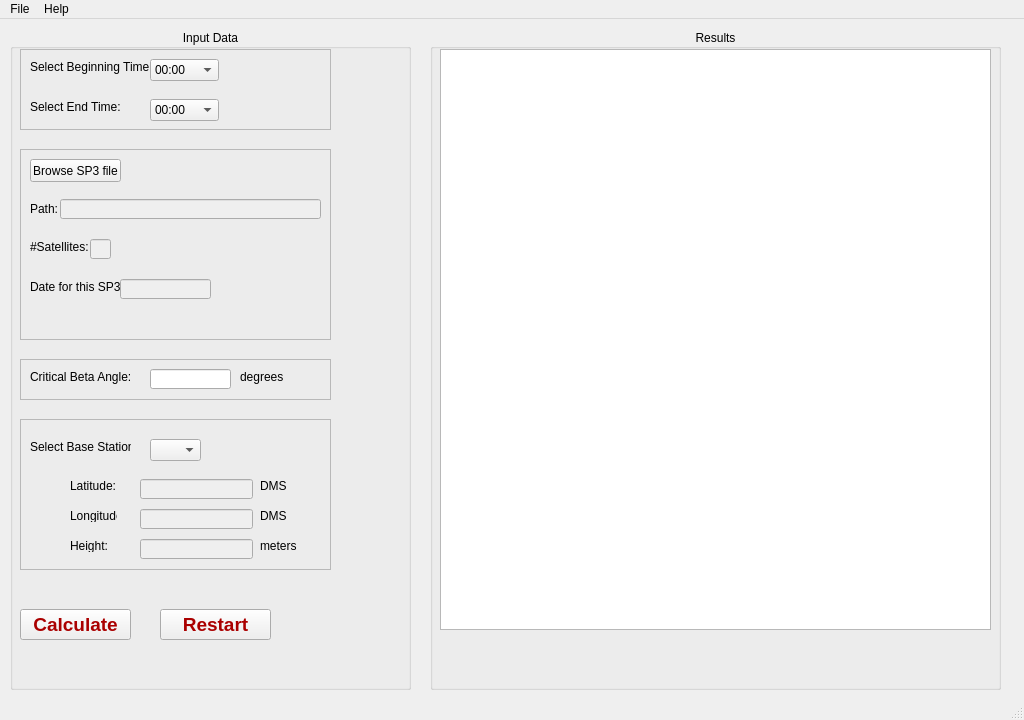
<?xml version="1.0" encoding="UTF-8"?>
<ui version="4.0">
 <class>MainWindow</class>
 <widget class="QMainWindow" name="MainWindow">
  <property name="enabled">
   <bool>true</bool>
  </property>
  <property name="geometry">
   <rect>
    <x>0</x>
    <y>0</y>
    <width>1024</width>
    <height>720</height>
   </rect>
  </property>
  <property name="sizePolicy">
   <sizepolicy hsizetype="Preferred" vsizetype="Preferred">
    <horstretch>0</horstretch>
    <verstretch>0</verstretch>
   </sizepolicy>
  </property>
  <property name="cursor">
   <cursorShape>ArrowCursor</cursorShape>
  </property>
  <property name="windowTitle">
   <string>Occupation Planning</string>
  </property>
  <property name="windowIcon">
   <iconset>
    <normaloff>satellite.png</normaloff>satellite.png</iconset>
  </property>
  <widget class="QWidget" name="centralwidget">
   <widget class="QGroupBox" name="input">
    <property name="geometry">
     <rect>
      <x>10</x>
      <y>10</y>
      <width>401</width>
      <height>661</height>
     </rect>
    </property>
    <property name="title">
     <string>Input Data</string>
    </property>
    <property name="alignment">
     <set>Qt::AlignCenter</set>
    </property>
    <property name="flat">
     <bool>true</bool>
    </property>
    <property name="checkable">
     <bool>false</bool>
    </property>
    <widget class="QLabel" name="label">
     <property name="geometry">
      <rect>
       <x>20</x>
       <y>340</y>
       <width>101</width>
       <height>16</height>
      </rect>
     </property>
     <property name="text">
      <string>Critical Beta Angle:</string>
     </property>
    </widget>
    <widget class="QLineEdit" name="beta">
     <property name="geometry">
      <rect>
       <x>140</x>
       <y>340</y>
       <width>81</width>
       <height>20</height>
      </rect>
     </property>
    </widget>
    <widget class="QLabel" name="label_2">
     <property name="geometry">
      <rect>
       <x>20</x>
       <y>30</y>
       <width>121</width>
       <height>16</height>
      </rect>
     </property>
     <property name="text">
      <string>Select Beginning Time:</string>
     </property>
    </widget>
    <widget class="QLabel" name="label_3">
     <property name="geometry">
      <rect>
       <x>20</x>
       <y>70</y>
       <width>101</width>
       <height>16</height>
      </rect>
     </property>
     <property name="text">
      <string>Select End Time:</string>
     </property>
    </widget>
    <widget class="QComboBox" name="begin_time">
     <property name="geometry">
      <rect>
       <x>140</x>
       <y>30</y>
       <width>69</width>
       <height>22</height>
      </rect>
     </property>
     <item>
      <property name="text">
       <string>00:00</string>
      </property>
     </item>
     <item>
      <property name="text">
       <string>00:15</string>
      </property>
     </item>
     <item>
      <property name="text">
       <string>00:30</string>
      </property>
     </item>
     <item>
      <property name="text">
       <string>00:45</string>
      </property>
     </item>
     <item>
      <property name="text">
       <string>01:00</string>
      </property>
     </item>
     <item>
      <property name="text">
       <string>01:15</string>
      </property>
     </item>
     <item>
      <property name="text">
       <string>01:30</string>
      </property>
     </item>
     <item>
      <property name="text">
       <string>01:45</string>
      </property>
     </item>
     <item>
      <property name="text">
       <string>02:00</string>
      </property>
     </item>
     <item>
      <property name="text">
       <string>02:15</string>
      </property>
     </item>
     <item>
      <property name="text">
       <string>02:30</string>
      </property>
     </item>
     <item>
      <property name="text">
       <string>02:45</string>
      </property>
     </item>
     <item>
      <property name="text">
       <string>03:00</string>
      </property>
     </item>
     <item>
      <property name="text">
       <string>03:15</string>
      </property>
     </item>
     <item>
      <property name="text">
       <string>03:30</string>
      </property>
     </item>
     <item>
      <property name="text">
       <string>03:45</string>
      </property>
     </item>
     <item>
      <property name="text">
       <string>04:00</string>
      </property>
     </item>
     <item>
      <property name="text">
       <string>04:15</string>
      </property>
     </item>
     <item>
      <property name="text">
       <string>04:30</string>
      </property>
     </item>
     <item>
      <property name="text">
       <string>04:45</string>
      </property>
     </item>
     <item>
      <property name="text">
       <string>05:00</string>
      </property>
     </item>
     <item>
      <property name="text">
       <string>05:15</string>
      </property>
     </item>
     <item>
      <property name="text">
       <string>05:30</string>
      </property>
     </item>
     <item>
      <property name="text">
       <string>05:45</string>
      </property>
     </item>
     <item>
      <property name="text">
       <string>06:00</string>
      </property>
     </item>
     <item>
      <property name="text">
       <string>06:15</string>
      </property>
     </item>
     <item>
      <property name="text">
       <string>06:30</string>
      </property>
     </item>
     <item>
      <property name="text">
       <string>06:45</string>
      </property>
     </item>
     <item>
      <property name="text">
       <string>07:00</string>
      </property>
     </item>
     <item>
      <property name="text">
       <string>07:15</string>
      </property>
     </item>
     <item>
      <property name="text">
       <string>07:30</string>
      </property>
     </item>
     <item>
      <property name="text">
       <string>07:45</string>
      </property>
     </item>
     <item>
      <property name="text">
       <string>08:00</string>
      </property>
     </item>
     <item>
      <property name="text">
       <string>08:15</string>
      </property>
     </item>
     <item>
      <property name="text">
       <string>08:30</string>
      </property>
     </item>
     <item>
      <property name="text">
       <string>08:45</string>
      </property>
     </item>
     <item>
      <property name="text">
       <string>09:00</string>
      </property>
     </item>
     <item>
      <property name="text">
       <string>09:15</string>
      </property>
     </item>
     <item>
      <property name="text">
       <string>09:30</string>
      </property>
     </item>
     <item>
      <property name="text">
       <string>09:45</string>
      </property>
     </item>
     <item>
      <property name="text">
       <string>10:00</string>
      </property>
     </item>
     <item>
      <property name="text">
       <string>10:15</string>
      </property>
     </item>
     <item>
      <property name="text">
       <string>10:30</string>
      </property>
     </item>
     <item>
      <property name="text">
       <string>10:45</string>
      </property>
     </item>
     <item>
      <property name="text">
       <string>11:00</string>
      </property>
     </item>
     <item>
      <property name="text">
       <string>11:15</string>
      </property>
     </item>
     <item>
      <property name="text">
       <string>11:30</string>
      </property>
     </item>
     <item>
      <property name="text">
       <string>11:45</string>
      </property>
     </item>
     <item>
      <property name="text">
       <string>12:00</string>
      </property>
     </item>
     <item>
      <property name="text">
       <string>12:15</string>
      </property>
     </item>
     <item>
      <property name="text">
       <string>12:30</string>
      </property>
     </item>
     <item>
      <property name="text">
       <string>12:45</string>
      </property>
     </item>
     <item>
      <property name="text">
       <string>13:00</string>
      </property>
     </item>
     <item>
      <property name="text">
       <string>13:15</string>
      </property>
     </item>
     <item>
      <property name="text">
       <string>13:30</string>
      </property>
     </item>
     <item>
      <property name="text">
       <string>13:45</string>
      </property>
     </item>
     <item>
      <property name="text">
       <string>14:00</string>
      </property>
     </item>
     <item>
      <property name="text">
       <string>14:15</string>
      </property>
     </item>
     <item>
      <property name="text">
       <string>14:30</string>
      </property>
     </item>
     <item>
      <property name="text">
       <string>14:45</string>
      </property>
     </item>
     <item>
      <property name="text">
       <string>15:00</string>
      </property>
     </item>
     <item>
      <property name="text">
       <string>15:15</string>
      </property>
     </item>
     <item>
      <property name="text">
       <string>15:30</string>
      </property>
     </item>
     <item>
      <property name="text">
       <string>15:45</string>
      </property>
     </item>
     <item>
      <property name="text">
       <string>16:00</string>
      </property>
     </item>
     <item>
      <property name="text">
       <string>16:15</string>
      </property>
     </item>
     <item>
      <property name="text">
       <string>16:30</string>
      </property>
     </item>
     <item>
      <property name="text">
       <string>16:45</string>
      </property>
     </item>
     <item>
      <property name="text">
       <string>17:00</string>
      </property>
     </item>
     <item>
      <property name="text">
       <string>17:15</string>
      </property>
     </item>
     <item>
      <property name="text">
       <string>17:30</string>
      </property>
     </item>
     <item>
      <property name="text">
       <string>17:45</string>
      </property>
     </item>
     <item>
      <property name="text">
       <string>18:00</string>
      </property>
     </item>
     <item>
      <property name="text">
       <string>18:15</string>
      </property>
     </item>
     <item>
      <property name="text">
       <string>18:30</string>
      </property>
     </item>
     <item>
      <property name="text">
       <string>18:45</string>
      </property>
     </item>
     <item>
      <property name="text">
       <string>19:00</string>
      </property>
     </item>
     <item>
      <property name="text">
       <string>19:15</string>
      </property>
     </item>
     <item>
      <property name="text">
       <string>19:30</string>
      </property>
     </item>
     <item>
      <property name="text">
       <string>19:45</string>
      </property>
     </item>
     <item>
      <property name="text">
       <string>20:00</string>
      </property>
     </item>
     <item>
      <property name="text">
       <string>20:15</string>
      </property>
     </item>
     <item>
      <property name="text">
       <string>20:30</string>
      </property>
     </item>
     <item>
      <property name="text">
       <string>20:45</string>
      </property>
     </item>
     <item>
      <property name="text">
       <string>21:00</string>
      </property>
     </item>
     <item>
      <property name="text">
       <string>21:15</string>
      </property>
     </item>
     <item>
      <property name="text">
       <string>21:30</string>
      </property>
     </item>
     <item>
      <property name="text">
       <string>21:45</string>
      </property>
     </item>
     <item>
      <property name="text">
       <string>22:00</string>
      </property>
     </item>
     <item>
      <property name="text">
       <string>22:15</string>
      </property>
     </item>
     <item>
      <property name="text">
       <string>22:30</string>
      </property>
     </item>
     <item>
      <property name="text">
       <string>22:45</string>
      </property>
     </item>
     <item>
      <property name="text">
       <string>23:00</string>
      </property>
     </item>
     <item>
      <property name="text">
       <string>23:15</string>
      </property>
     </item>
     <item>
      <property name="text">
       <string>23:30</string>
      </property>
     </item>
     <item>
      <property name="text">
       <string>23:45</string>
      </property>
     </item>
    </widget>
    <widget class="QComboBox" name="end_time">
     <property name="geometry">
      <rect>
       <x>140</x>
       <y>70</y>
       <width>69</width>
       <height>22</height>
      </rect>
     </property>
     <item>
      <property name="text">
       <string>00:00</string>
      </property>
     </item>
     <item>
      <property name="text">
       <string>00:15</string>
      </property>
     </item>
     <item>
      <property name="text">
       <string>00:30</string>
      </property>
     </item>
     <item>
      <property name="text">
       <string>00:45</string>
      </property>
     </item>
     <item>
      <property name="text">
       <string>01:00</string>
      </property>
     </item>
     <item>
      <property name="text">
       <string>01:15</string>
      </property>
     </item>
     <item>
      <property name="text">
       <string>01:30</string>
      </property>
     </item>
     <item>
      <property name="text">
       <string>01:45</string>
      </property>
     </item>
     <item>
      <property name="text">
       <string>02:00</string>
      </property>
     </item>
     <item>
      <property name="text">
       <string>02:15</string>
      </property>
     </item>
     <item>
      <property name="text">
       <string>02:30</string>
      </property>
     </item>
     <item>
      <property name="text">
       <string>02:45</string>
      </property>
     </item>
     <item>
      <property name="text">
       <string>03:00</string>
      </property>
     </item>
     <item>
      <property name="text">
       <string>03:15</string>
      </property>
     </item>
     <item>
      <property name="text">
       <string>03:30</string>
      </property>
     </item>
     <item>
      <property name="text">
       <string>03:45</string>
      </property>
     </item>
     <item>
      <property name="text">
       <string>04:00</string>
      </property>
     </item>
     <item>
      <property name="text">
       <string>04:15</string>
      </property>
     </item>
     <item>
      <property name="text">
       <string>04:30</string>
      </property>
     </item>
     <item>
      <property name="text">
       <string>04:45</string>
      </property>
     </item>
     <item>
      <property name="text">
       <string>05:00</string>
      </property>
     </item>
     <item>
      <property name="text">
       <string>05:15</string>
      </property>
     </item>
     <item>
      <property name="text">
       <string>05:30</string>
      </property>
     </item>
     <item>
      <property name="text">
       <string>05:45</string>
      </property>
     </item>
     <item>
      <property name="text">
       <string>06:00</string>
      </property>
     </item>
     <item>
      <property name="text">
       <string>06:15</string>
      </property>
     </item>
     <item>
      <property name="text">
       <string>06:30</string>
      </property>
     </item>
     <item>
      <property name="text">
       <string>06:45</string>
      </property>
     </item>
     <item>
      <property name="text">
       <string>07:00</string>
      </property>
     </item>
     <item>
      <property name="text">
       <string>07:15</string>
      </property>
     </item>
     <item>
      <property name="text">
       <string>07:30</string>
      </property>
     </item>
     <item>
      <property name="text">
       <string>07:45</string>
      </property>
     </item>
     <item>
      <property name="text">
       <string>08:00</string>
      </property>
     </item>
     <item>
      <property name="text">
       <string>08:15</string>
      </property>
     </item>
     <item>
      <property name="text">
       <string>08:30</string>
      </property>
     </item>
     <item>
      <property name="text">
       <string>08:45</string>
      </property>
     </item>
     <item>
      <property name="text">
       <string>09:00</string>
      </property>
     </item>
     <item>
      <property name="text">
       <string>09:15</string>
      </property>
     </item>
     <item>
      <property name="text">
       <string>09:30</string>
      </property>
     </item>
     <item>
      <property name="text">
       <string>09:45</string>
      </property>
     </item>
     <item>
      <property name="text">
       <string>10:00</string>
      </property>
     </item>
     <item>
      <property name="text">
       <string>10:15</string>
      </property>
     </item>
     <item>
      <property name="text">
       <string>10:30</string>
      </property>
     </item>
     <item>
      <property name="text">
       <string>10:45</string>
      </property>
     </item>
     <item>
      <property name="text">
       <string>11:00</string>
      </property>
     </item>
     <item>
      <property name="text">
       <string>11:15</string>
      </property>
     </item>
     <item>
      <property name="text">
       <string>11:30</string>
      </property>
     </item>
     <item>
      <property name="text">
       <string>11:45</string>
      </property>
     </item>
     <item>
      <property name="text">
       <string>12:00</string>
      </property>
     </item>
     <item>
      <property name="text">
       <string>12:15</string>
      </property>
     </item>
     <item>
      <property name="text">
       <string>12:30</string>
      </property>
     </item>
     <item>
      <property name="text">
       <string>12:45</string>
      </property>
     </item>
     <item>
      <property name="text">
       <string>13:00</string>
      </property>
     </item>
     <item>
      <property name="text">
       <string>13:15</string>
      </property>
     </item>
     <item>
      <property name="text">
       <string>13:30</string>
      </property>
     </item>
     <item>
      <property name="text">
       <string>13:45</string>
      </property>
     </item>
     <item>
      <property name="text">
       <string>14:00</string>
      </property>
     </item>
     <item>
      <property name="text">
       <string>14:15</string>
      </property>
     </item>
     <item>
      <property name="text">
       <string>14:30</string>
      </property>
     </item>
     <item>
      <property name="text">
       <string>14:45</string>
      </property>
     </item>
     <item>
      <property name="text">
       <string>15:00</string>
      </property>
     </item>
     <item>
      <property name="text">
       <string>15:15</string>
      </property>
     </item>
     <item>
      <property name="text">
       <string>15:30</string>
      </property>
     </item>
     <item>
      <property name="text">
       <string>15:45</string>
      </property>
     </item>
     <item>
      <property name="text">
       <string>16:00</string>
      </property>
     </item>
     <item>
      <property name="text">
       <string>16:15</string>
      </property>
     </item>
     <item>
      <property name="text">
       <string>16:30</string>
      </property>
     </item>
     <item>
      <property name="text">
       <string>16:45</string>
      </property>
     </item>
     <item>
      <property name="text">
       <string>17:00</string>
      </property>
     </item>
     <item>
      <property name="text">
       <string>17:15</string>
      </property>
     </item>
     <item>
      <property name="text">
       <string>17:30</string>
      </property>
     </item>
     <item>
      <property name="text">
       <string>17:45</string>
      </property>
     </item>
     <item>
      <property name="text">
       <string>18:00</string>
      </property>
     </item>
     <item>
      <property name="text">
       <string>18:15</string>
      </property>
     </item>
     <item>
      <property name="text">
       <string>18:30</string>
      </property>
     </item>
     <item>
      <property name="text">
       <string>18:45</string>
      </property>
     </item>
     <item>
      <property name="text">
       <string>19:00</string>
      </property>
     </item>
     <item>
      <property name="text">
       <string>19:15</string>
      </property>
     </item>
     <item>
      <property name="text">
       <string>19:30</string>
      </property>
     </item>
     <item>
      <property name="text">
       <string>19:45</string>
      </property>
     </item>
     <item>
      <property name="text">
       <string>20:00</string>
      </property>
     </item>
     <item>
      <property name="text">
       <string>20:15</string>
      </property>
     </item>
     <item>
      <property name="text">
       <string>20:30</string>
      </property>
     </item>
     <item>
      <property name="text">
       <string>20:45</string>
      </property>
     </item>
     <item>
      <property name="text">
       <string>21:00</string>
      </property>
     </item>
     <item>
      <property name="text">
       <string>21:15</string>
      </property>
     </item>
     <item>
      <property name="text">
       <string>21:30</string>
      </property>
     </item>
     <item>
      <property name="text">
       <string>21:45</string>
      </property>
     </item>
     <item>
      <property name="text">
       <string>22:00</string>
      </property>
     </item>
     <item>
      <property name="text">
       <string>22:15</string>
      </property>
     </item>
     <item>
      <property name="text">
       <string>22:30</string>
      </property>
     </item>
     <item>
      <property name="text">
       <string>22:45</string>
      </property>
     </item>
     <item>
      <property name="text">
       <string>23:00</string>
      </property>
     </item>
     <item>
      <property name="text">
       <string>23:15</string>
      </property>
     </item>
     <item>
      <property name="text">
       <string>23:30</string>
      </property>
     </item>
     <item>
      <property name="text">
       <string>23:45</string>
      </property>
     </item>
    </widget>
    <widget class="QFrame" name="time_frame">
     <property name="geometry">
      <rect>
       <x>10</x>
       <y>20</y>
       <width>311</width>
       <height>81</height>
      </rect>
     </property>
     <property name="frameShape">
      <enum>QFrame::StyledPanel</enum>
     </property>
     <property name="frameShadow">
      <enum>QFrame::Sunken</enum>
     </property>
    </widget>
    <widget class="QFrame" name="beta_frame">
     <property name="geometry">
      <rect>
       <x>10</x>
       <y>330</y>
       <width>311</width>
       <height>41</height>
      </rect>
     </property>
     <property name="frameShape">
      <enum>QFrame::StyledPanel</enum>
     </property>
     <property name="frameShadow">
      <enum>QFrame::Sunken</enum>
     </property>
     <widget class="QLabel" name="label_19">
      <property name="geometry">
       <rect>
        <x>220</x>
        <y>10</y>
        <width>51</width>
        <height>16</height>
       </rect>
      </property>
      <property name="text">
       <string>degrees</string>
      </property>
     </widget>
    </widget>
    <widget class="QLabel" name="label_4">
     <property name="geometry">
      <rect>
       <x>20</x>
       <y>410</y>
       <width>101</width>
       <height>16</height>
      </rect>
     </property>
     <property name="text">
      <string>Select Base Station:</string>
     </property>
    </widget>
    <widget class="QComboBox" name="base_station">
     <property name="geometry">
      <rect>
       <x>140</x>
       <y>410</y>
       <width>51</width>
       <height>22</height>
      </rect>
     </property>
     <item>
      <property name="text">
       <string/>
      </property>
     </item>
     <item>
      <property name="text">
       <string>BSHM</string>
      </property>
     </item>
     <item>
      <property name="text">
       <string>ELAT</string>
      </property>
     </item>
    </widget>
    <widget class="QFrame" name="frame">
     <property name="geometry">
      <rect>
       <x>10</x>
       <y>390</y>
       <width>311</width>
       <height>151</height>
      </rect>
     </property>
     <property name="frameShape">
      <enum>QFrame::StyledPanel</enum>
     </property>
     <property name="frameShadow">
      <enum>QFrame::Sunken</enum>
     </property>
     <widget class="QLabel" name="label_10">
      <property name="geometry">
       <rect>
        <x>240</x>
        <y>60</y>
        <width>47</width>
        <height>13</height>
       </rect>
      </property>
      <property name="text">
       <string>DMS</string>
      </property>
     </widget>
     <widget class="QLabel" name="label_11">
      <property name="geometry">
       <rect>
        <x>240</x>
        <y>90</y>
        <width>47</width>
        <height>13</height>
       </rect>
      </property>
      <property name="text">
       <string>DMS</string>
      </property>
     </widget>
     <widget class="QLabel" name="label_12">
      <property name="geometry">
       <rect>
        <x>240</x>
        <y>120</y>
        <width>47</width>
        <height>13</height>
       </rect>
      </property>
      <property name="text">
       <string>meters</string>
      </property>
     </widget>
    </widget>
    <widget class="QLineEdit" name="latit">
     <property name="enabled">
      <bool>false</bool>
     </property>
     <property name="geometry">
      <rect>
       <x>130</x>
       <y>450</y>
       <width>113</width>
       <height>20</height>
      </rect>
     </property>
     <property name="cursor">
      <cursorShape>ArrowCursor</cursorShape>
     </property>
    </widget>
    <widget class="QLineEdit" name="longit">
     <property name="enabled">
      <bool>false</bool>
     </property>
     <property name="geometry">
      <rect>
       <x>130</x>
       <y>480</y>
       <width>113</width>
       <height>20</height>
      </rect>
     </property>
    </widget>
    <widget class="QLineEdit" name="height">
     <property name="enabled">
      <bool>false</bool>
     </property>
     <property name="geometry">
      <rect>
       <x>130</x>
       <y>510</y>
       <width>113</width>
       <height>20</height>
      </rect>
     </property>
    </widget>
    <widget class="QLabel" name="label_5">
     <property name="geometry">
      <rect>
       <x>60</x>
       <y>450</y>
       <width>47</width>
       <height>13</height>
      </rect>
     </property>
     <property name="text">
      <string/>
     </property>
    </widget>
    <widget class="QLabel" name="label_6">
     <property name="geometry">
      <rect>
       <x>60</x>
       <y>480</y>
       <width>47</width>
       <height>13</height>
      </rect>
     </property>
     <property name="text">
      <string>Longitude:</string>
     </property>
    </widget>
    <widget class="QLabel" name="label_7">
     <property name="geometry">
      <rect>
       <x>60</x>
       <y>510</y>
       <width>47</width>
       <height>13</height>
      </rect>
     </property>
     <property name="text">
      <string>Height:</string>
     </property>
    </widget>
    <widget class="QLabel" name="label_8">
     <property name="geometry">
      <rect>
       <x>60</x>
       <y>450</y>
       <width>47</width>
       <height>13</height>
      </rect>
     </property>
     <property name="text">
      <string>Latitude:</string>
     </property>
    </widget>
    <widget class="QPushButton" name="calc">
     <property name="geometry">
      <rect>
       <x>10</x>
       <y>580</y>
       <width>111</width>
       <height>31</height>
      </rect>
     </property>
     <property name="palette">
      <palette>
       <active>
        <colorrole role="ButtonText">
         <brush brushstyle="SolidPattern">
          <color alpha="255">
           <red>170</red>
           <green>0</green>
           <blue>0</blue>
          </color>
         </brush>
        </colorrole>
       </active>
       <inactive>
        <colorrole role="ButtonText">
         <brush brushstyle="SolidPattern">
          <color alpha="255">
           <red>170</red>
           <green>0</green>
           <blue>0</blue>
          </color>
         </brush>
        </colorrole>
       </inactive>
       <disabled>
        <colorrole role="ButtonText">
         <brush brushstyle="SolidPattern">
          <color alpha="255">
           <red>120</red>
           <green>120</green>
           <blue>120</blue>
          </color>
         </brush>
        </colorrole>
       </disabled>
      </palette>
     </property>
     <property name="font">
      <font>
       <pointsize>14</pointsize>
       <weight>75</weight>
       <bold>true</bold>
      </font>
     </property>
     <property name="text">
      <string>Calculate</string>
     </property>
     <property name="flat">
      <bool>false</bool>
     </property>
    </widget>
    <widget class="QPushButton" name="restart">
     <property name="geometry">
      <rect>
       <x>150</x>
       <y>580</y>
       <width>111</width>
       <height>31</height>
      </rect>
     </property>
     <property name="palette">
      <palette>
       <active>
        <colorrole role="ButtonText">
         <brush brushstyle="SolidPattern">
          <color alpha="255">
           <red>170</red>
           <green>0</green>
           <blue>0</blue>
          </color>
         </brush>
        </colorrole>
       </active>
       <inactive>
        <colorrole role="ButtonText">
         <brush brushstyle="SolidPattern">
          <color alpha="255">
           <red>170</red>
           <green>0</green>
           <blue>0</blue>
          </color>
         </brush>
        </colorrole>
       </inactive>
       <disabled>
        <colorrole role="ButtonText">
         <brush brushstyle="SolidPattern">
          <color alpha="255">
           <red>120</red>
           <green>120</green>
           <blue>120</blue>
          </color>
         </brush>
        </colorrole>
       </disabled>
      </palette>
     </property>
     <property name="font">
      <font>
       <pointsize>14</pointsize>
       <weight>75</weight>
       <bold>true</bold>
      </font>
     </property>
     <property name="text">
      <string>Restart</string>
     </property>
     <property name="flat">
      <bool>false</bool>
     </property>
    </widget>
    <widget class="QFrame" name="frame_2">
     <property name="geometry">
      <rect>
       <x>10</x>
       <y>120</y>
       <width>311</width>
       <height>191</height>
      </rect>
     </property>
     <property name="frameShape">
      <enum>QFrame::StyledPanel</enum>
     </property>
     <property name="frameShadow">
      <enum>QFrame::Sunken</enum>
     </property>
     <widget class="QLabel" name="label_13">
      <property name="geometry">
       <rect>
        <x>10</x>
        <y>130</y>
        <width>91</width>
        <height>16</height>
       </rect>
      </property>
      <property name="text">
       <string>Date for this SP3:</string>
      </property>
     </widget>
     <widget class="QLineEdit" name="sp3date">
      <property name="enabled">
       <bool>false</bool>
      </property>
      <property name="geometry">
       <rect>
        <x>100</x>
        <y>130</y>
        <width>91</width>
        <height>20</height>
       </rect>
      </property>
     </widget>
     <widget class="QLabel" name="label_14">
      <property name="geometry">
       <rect>
        <x>10</x>
        <y>90</y>
        <width>61</width>
        <height>16</height>
       </rect>
      </property>
      <property name="text">
       <string>#Satellites:</string>
      </property>
     </widget>
     <widget class="QLineEdit" name="num_sat">
      <property name="enabled">
       <bool>false</bool>
      </property>
      <property name="geometry">
       <rect>
        <x>70</x>
        <y>90</y>
        <width>21</width>
        <height>20</height>
       </rect>
      </property>
     </widget>
     <widget class="QPushButton" name="of_dialog">
      <property name="geometry">
       <rect>
        <x>10</x>
        <y>10</y>
        <width>91</width>
        <height>23</height>
       </rect>
      </property>
      <property name="text">
       <string>Browse SP3 file</string>
      </property>
     </widget>
     <widget class="QLabel" name="label_9">
      <property name="geometry">
       <rect>
        <x>10</x>
        <y>50</y>
        <width>47</width>
        <height>20</height>
       </rect>
      </property>
      <property name="text">
       <string>Path:</string>
      </property>
     </widget>
     <widget class="QLineEdit" name="lineEdit">
      <property name="enabled">
       <bool>false</bool>
      </property>
      <property name="geometry">
       <rect>
        <x>40</x>
        <y>50</y>
        <width>261</width>
        <height>20</height>
       </rect>
      </property>
     </widget>
    </widget>
    <zorder>frame</zorder>
    <zorder>beta_frame</zorder>
    <zorder>time_frame</zorder>
    <zorder>label</zorder>
    <zorder>beta</zorder>
    <zorder>label_2</zorder>
    <zorder>label_3</zorder>
    <zorder>begin_time</zorder>
    <zorder>end_time</zorder>
    <zorder>label_4</zorder>
    <zorder>base_station</zorder>
    <zorder>latit</zorder>
    <zorder>longit</zorder>
    <zorder>height</zorder>
    <zorder>label_5</zorder>
    <zorder>label_6</zorder>
    <zorder>label_7</zorder>
    <zorder>label_8</zorder>
    <zorder>calc</zorder>
    <zorder>restart</zorder>
    <zorder>frame_2</zorder>
   </widget>
   <widget class="QGroupBox" name="results">
    <property name="geometry">
     <rect>
      <x>430</x>
      <y>10</y>
      <width>571</width>
      <height>661</height>
     </rect>
    </property>
    <property name="title">
     <string>Results</string>
    </property>
    <property name="alignment">
     <set>Qt::AlignCenter</set>
    </property>
    <property name="flat">
     <bool>true</bool>
    </property>
    <widget class="QTextBrowser" name="textBrowser">
     <property name="geometry">
      <rect>
       <x>10</x>
       <y>20</y>
       <width>551</width>
       <height>581</height>
      </rect>
     </property>
     <property name="frameShape">
      <enum>QFrame::StyledPanel</enum>
     </property>
     <property name="acceptRichText">
      <bool>false</bool>
     </property>
    </widget>
   </widget>
  </widget>
  <widget class="QMenuBar" name="menubar">
   <property name="geometry">
    <rect>
     <x>0</x>
     <y>0</y>
     <width>1024</width>
     <height>21</height>
    </rect>
   </property>
   <widget class="QMenu" name="menuFile">
    <property name="title">
     <string>File</string>
    </property>
   </widget>
   <widget class="QMenu" name="menuHelp">
    <property name="title">
     <string>Help</string>
    </property>
    <addaction name="actionAbout_2"/>
   </widget>
   <addaction name="menuFile"/>
   <addaction name="menuHelp"/>
  </widget>
  <widget class="QStatusBar" name="statusbar"/>
  <action name="actionAbout">
   <property name="text">
    <string>About</string>
   </property>
  </action>
  <action name="actionAbout_2">
   <property name="text">
    <string>About</string>
   </property>
  </action>
 </widget>
 <resources/>
 <connections/>
</ui>
